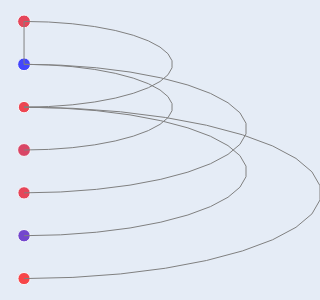

The notebook cell saved with this chart:
### Code cell
g1 = create_sample_graph()
SemiCircleViewer(g1).draw()
